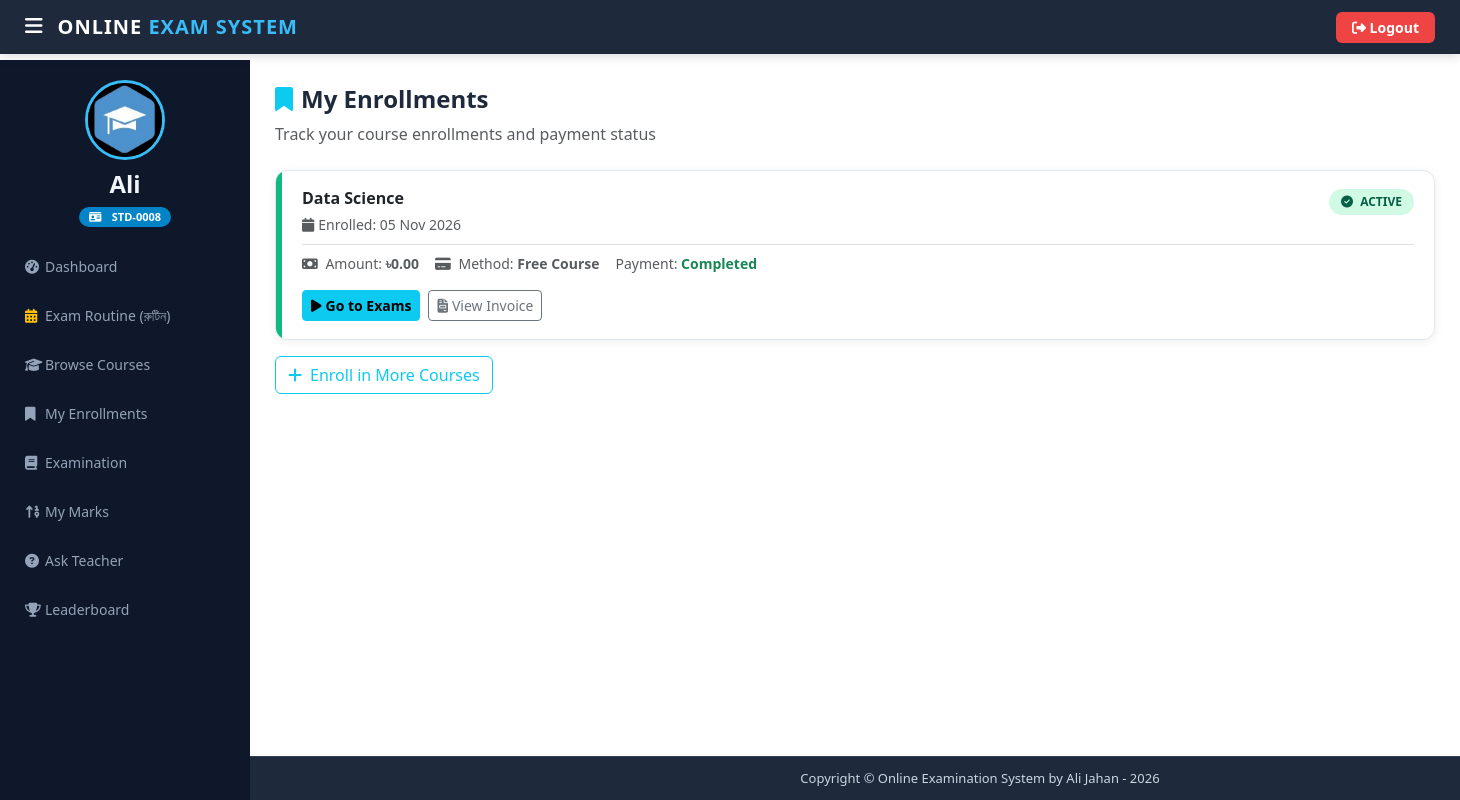
/my-enrollments (signed in), run on an earlier commit of the app's database.
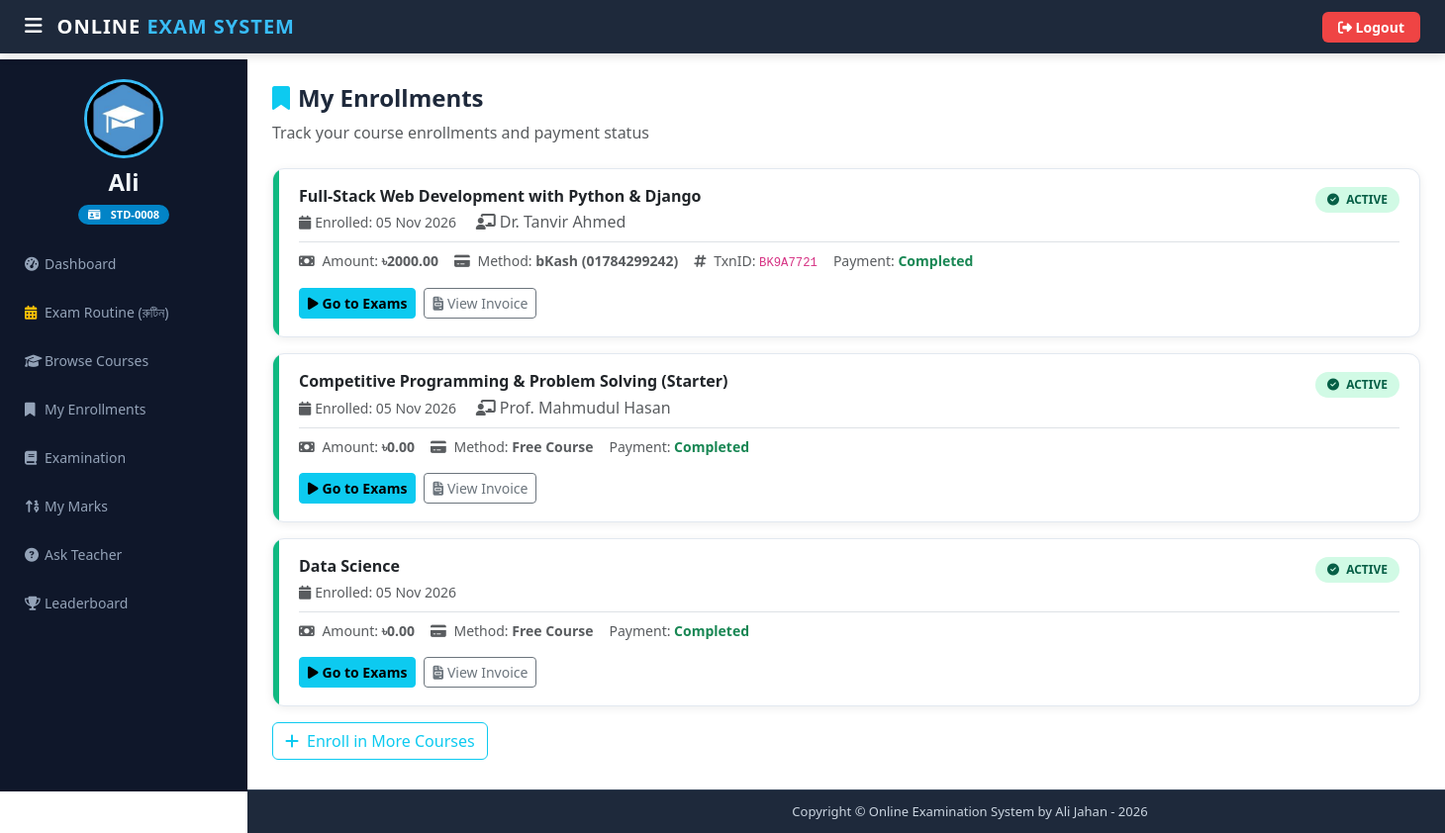
And on a later commit of the database.
### exam/models.py (models this page shows, shortened)
class Enrollment(models.Model):
    STATUS_CHOICES = [
        ('pending', 'Pending'),
        ('active', 'Active'),
        ('expired', 'Expired'),
        ('cancelled', 'Cancelled'),
    ]
    student = models.ForeignKey(Student, on_delete=models.CASCADE, related_name='enrollments')
    course = models.ForeignKey(Course, on_delete=models.CASCADE, related_name='enrollments')
    status = models.CharField(max_length=20, choices=STATUS_CHOICES, default='pending')
    enrolled_at = models.DateTimeField(auto_now_add=True)
    expires_at = models.DateTimeField(null=True, blank=True)
    class Meta:
        unique_together = ('student', 'course')

class Course(models.Model):
    course_name = models.CharField(max_length=200)
    question_number = models.PositiveIntegerField(default=0)
    total_marks = models.PositiveIntegerField(default=0)
    start_time = models.DateTimeField(null=True, blank=True)
    end_time = models.DateTimeField(null=True, blank=True)
    result_publish_time = models.DateTimeField(null=True, blank=True)
    slug = models.SlugField(max_length=220, unique=True, blank=True, null=True)
    category = models.ForeignKey(CourseCategory, on_delete=models.SET_NULL, null=True, blank=True, related_name='courses')
    teacher = models.ForeignKey(Teacher, on_delete=models.SET_NULL, null=True, blank=True, related_name='courses')
    description = models.TextField(blank=True)
    thumbnail = models.ImageField(upload_to='course_thumbnails/', null=True, blank=True)
    price = models.DecimalField(max_digits=8, decimal_places=2, default=0.00)
    original_price = models.DecimalField(max_digits=8, decimal_places=2, default=0.00, blank=True)
    negative_marking = models.FloatField(default=0.25)
    routine_date = models.DateField(null=True, blank=True)
    routine_syllabus = models.TextField(blank=True, default='')
    batch_title = models.CharField(max_length=150, blank=True, default='')
    is_free = models.BooleanField(default=False)
    is_active = models.BooleanField(default=True)
    created_at = models.DateTimeField(auto_now_add=True, null=True, blank=True)
    updated_at = models.DateTimeField(auto_now=True, null=True, blank=True)
    class Meta:
        ordering = ['-created_at']

class Payment(models.Model):
    METHOD_CHOICES = [
        ('bkash', 'bKash (01784299242)'),
        ('rocket', 'Rocket (01626796685)'),
        ('nagad', 'Nagad'),
        ('card', 'Islami Bank Visa Debit Card'),
        ('free', 'Free Course'),
        ('manual', 'Manual/Admin Approval'),
    ]
    STATUS_CHOICES = [
        ('pending', 'Pending Review'),
        ('completed', 'Completed / Verified'),
        ('failed', 'Failed'),
        ('refunded', 'Refunded'),
    ]
    enrollment = models.OneToOneField(Enrollment, on_delete=models.CASCADE, related_name='payment')
    amount = models.DecimalField(max_digits=8, decimal_places=2)
    method = models.CharField(max_length=30, choices=METHOD_CHOICES, default='bkash')
    transaction_id = models.CharField(max_length=100, blank=True)
    sender_number = models.CharField(max_length=50, blank=True, default='')
    card_last4 = models.CharField(max_length=10, blank=True, default='')
    bank_name = models.CharField(max_length=100, blank=True, default='Islami Bank Bangladesh Limited')
    status = models.CharField(max_length=20, choices=STATUS_CHOICES, default='pending')
    paid_at = models.DateTimeField(null=True, blank=True)
    notes = models.TextField(blank=True)
    created_at = models.DateTimeField(auto_now_add=True)

### teacher/models.py (models this page shows, shortened)
class Teacher(models.Model):
    user=models.OneToOneField(User,on_delete=models.CASCADE)
    profile_pic= models.ImageField(upload_to='profile_pic/Teacher/',null=True,blank=True)
    address = models.CharField(max_length=40)
    mobile = models.CharField(max_length=20,null=False)
    status= models.BooleanField(default=False)
    salary=models.PositiveIntegerField(null=True)
    @property
    def get_name(self):
        return self.user.first_name+" "+self.user.last_name

### exam/enrollment_views.py (the view)
# urls.py: path('my-enrollments', enrollment_views.my_enrollments_view, name='my-enrollments'),
@login_required(login_url='studentlogin')
@user_passes_test(is_student)
def my_enrollments_view(request):
    student = SMODEL.Student.objects.get(user_id=request.user.id)
    enrollments = models.Enrollment.objects.filter(student=student).select_related('course', 'payment').order_by('-enrolled_at')
    return render(request, 'exam/my_enrollments.html', {
        'enrollments': enrollments,
    })

### exam/enrollment_views.py (called while the page is built)
def is_student(user):
    return user.groups.filter(name='STUDENT').exists()

### student/models.py (called while the page is built)
    @property
    def student_id(self):
        return f"STD-{self.id:04d}"

### templates/exam/my_enrollments.html (shortened to what this page needs)
{% extends 'student/studentbase.html' %}
{% load static %}
{% block content %}
<link href="https://cdn.jsdelivr.net/npm/bootstrap@5.3.0/dist/css/bootstrap.min.css" rel="stylesheet">
<div class="mb-4">
  <h2 style="font-size:24px; font-weight:800; color:#1e293b;">
    <i class="fas fa-bookmark text-info me-2"></i>My Enrollments
  </h2>
  <p class="text-muted">Track your course enrollments and payment status</p>
</div>
{% if enrollments %}
  {% for enrollment in enrollments %}
  <div class="enrollment-card">
    <div class="enrollment-status-bar status-{{ enrollment.status }}"></div>
    <div class="enrollment-body">
      <div class="d-flex justify-content-between align-items-start flex-wrap gap-2">
        <div>
          <h6 class="mb-1 fw-bold" style="font-size:16px;">{{ enrollment.course.course_name }}</h6>
          <small class="text-muted">
            <i class="fas fa-calendar me-1"></i>Enrolled: {{ enrollment.enrolled_at|date:"d M Y" }}
          </small>
          {% if enrollment.course.teacher %}
            <span class="ms-3 text-muted"><i class="fas fa-chalkboard-teacher me-1"></i>{{ enrollment.course.teacher.get_name }}</span>
          {% endif %}
        </div>
        <span class="status-badge badge-{{ enrollment.status }}">
          {% if enrollment.status == 'active' %}<i class="fas fa-check-circle me-1"></i>
          {% elif enrollment.status == 'pending' %}<i class="fas fa-clock me-1"></i>
          {% elif enrollment.status == 'cancelled' %}<i class="fas fa-times-circle me-1"></i>
          {% endif %}
          {{ enrollment.status|title }}
        </span>
      </div>
      {% if enrollment.payment %}
      <div class="mt-2 pt-2 border-top d-flex flex-wrap gap-3">
        <span class="text-muted small">
          <i class="fas fa-money-bill me-1"></i>
          Amount: <strong>৳{{ enrollment.payment.amount }}</strong>
        </span>
        <span class="text-muted small">
          <i class="fas fa-credit-card me-1"></i>
          Method: <strong>{{ enrollment.payment.get_method_display }}</strong>
        </span>
        {% if enrollment.payment.transaction_id %}
        <span class="text-muted small">
          <i class="fas fa-hashtag me-1"></i>
          TxnID: <code>{{ enrollment.payment.transaction_id }}</code>
        </span>
        {% endif %}
        <span class="text-muted small">
          Payment:
          <strong class="text-{% if enrollment.payment.status == 'completed' %}success{% elif enrollment.payment.status == 'pending' %}warning{% else %}danger{% endif %}">
            {{ enrollment.payment.status|title }}
          </strong>
        </span>
      </div>
      {% endif %}
      {% if enrollment.status == 'active' %}
      <div class="mt-3 d-flex gap-2 align-items-center">
        <a href="/student/student-exam" class="btn btn-sm btn-info fw-bold">
          <i class="fas fa-play me-1"></i>Go to Exams
        </a>
        {% if enrollment.payment %}
        <a href="{% url 'payment-success' enrollment.payment.id %}" class="btn btn-sm btn-outline-secondary">
          <i class="fas fa-file-invoice me-1"></i>View Invoice
        </a>
        {% endif %}
      </div>
      {% elif enrollment.status == 'pending' %}
      <div class="mt-2">
        <span class="text-warning small"><i class="fas fa-info-circle me-1"></i>Waiting for admin approval. Usually takes less than 24 hours.</span>
      </div>
      {% endif %}
    </div>
  </div>
  {% endfor %}
{% endif %}
<div class="mt-3">
  <a href="/courses" class="btn btn-outline-info">
    <i class="fas fa-plus me-2"></i>Enroll in More Courses
  </a>
</div>
{% endblock content %}

What changed in the data, as far as the page shows it:
added Enrollment: course.course_name "Full-Stack Web Development with Python & Django", enrolled_at "05 Nov 2026", course.teacher.get_name "Dr. Tanvir Ahmed", status "ACTIVE", payment.amount "2000.00", payment.method "bKash (01784299242)", payment.transaction_id "BK9A7721", payment.status "Completed", shows "Go to Exams", shows "View Invoice"
added Enrollment: course.course_name "Competitive Programming & Problem Solving (Starter)", enrolled_at "05 Nov 2026", course.teacher.get_name "Prof. Mahmudul Hasan", status "ACTIVE", payment.amount "0.00", payment.method "Free Course", payment.status "Completed", shows "Go to Exams", shows "View Invoice"
